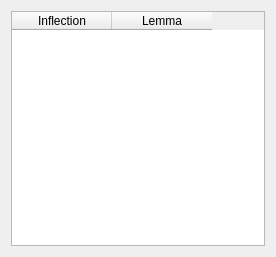
<?xml version="1.0" encoding="UTF-8"?>
<ui version="4.0">
 <class>ViewMorphsDialog</class>
 <widget class="QDialog" name="ViewMorphsDialog">
  <property name="geometry">
   <rect>
    <x>0</x>
    <y>0</y>
    <width>276</width>
    <height>257</height>
   </rect>
  </property>
  <property name="windowTitle">
   <string>View Morphemes</string>
  </property>
  <layout class="QVBoxLayout" name="verticalLayout_2">
   <item>
    <layout class="QVBoxLayout" name="verticalLayout">
     <item>
      <widget class="QTableWidget" name="tableWidget">
       <column>
        <property name="text">
         <string>Inflection</string>
        </property>
       </column>
       <column>
        <property name="text">
         <string>Lemma</string>
        </property>
       </column>
      </widget>
     </item>
    </layout>
   </item>
  </layout>
 </widget>
 <resources/>
 <connections/>
</ui>
